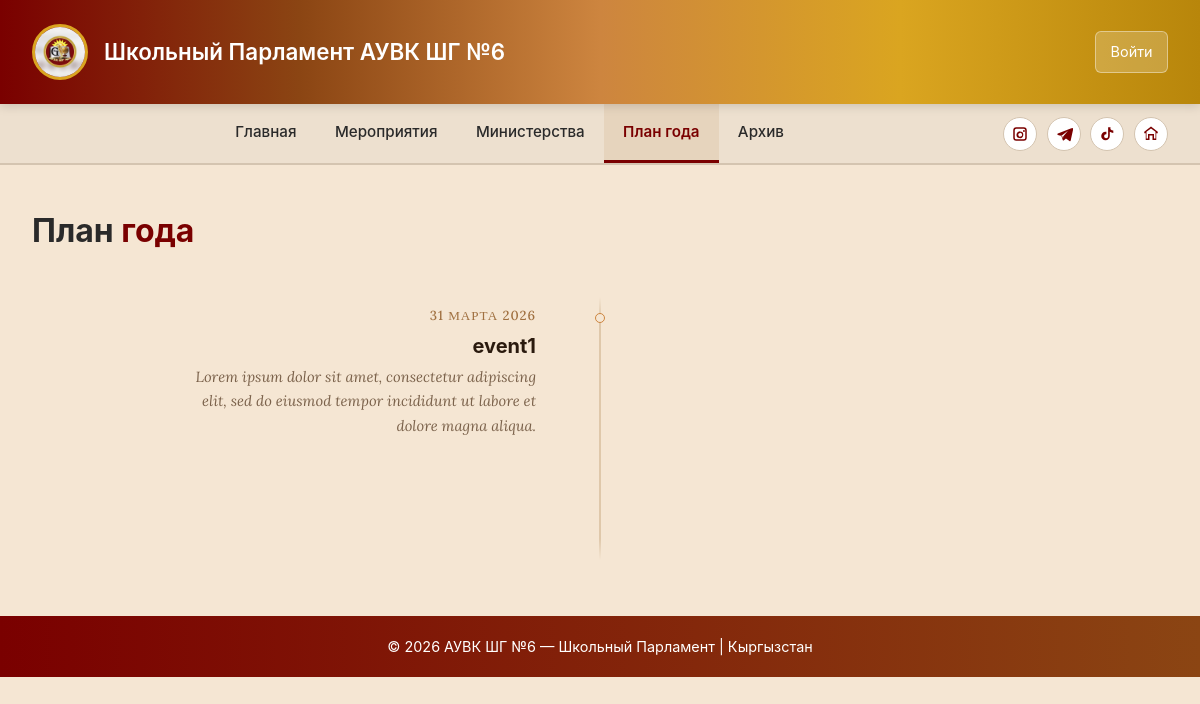
Before: /events/plan/ with the older database file.
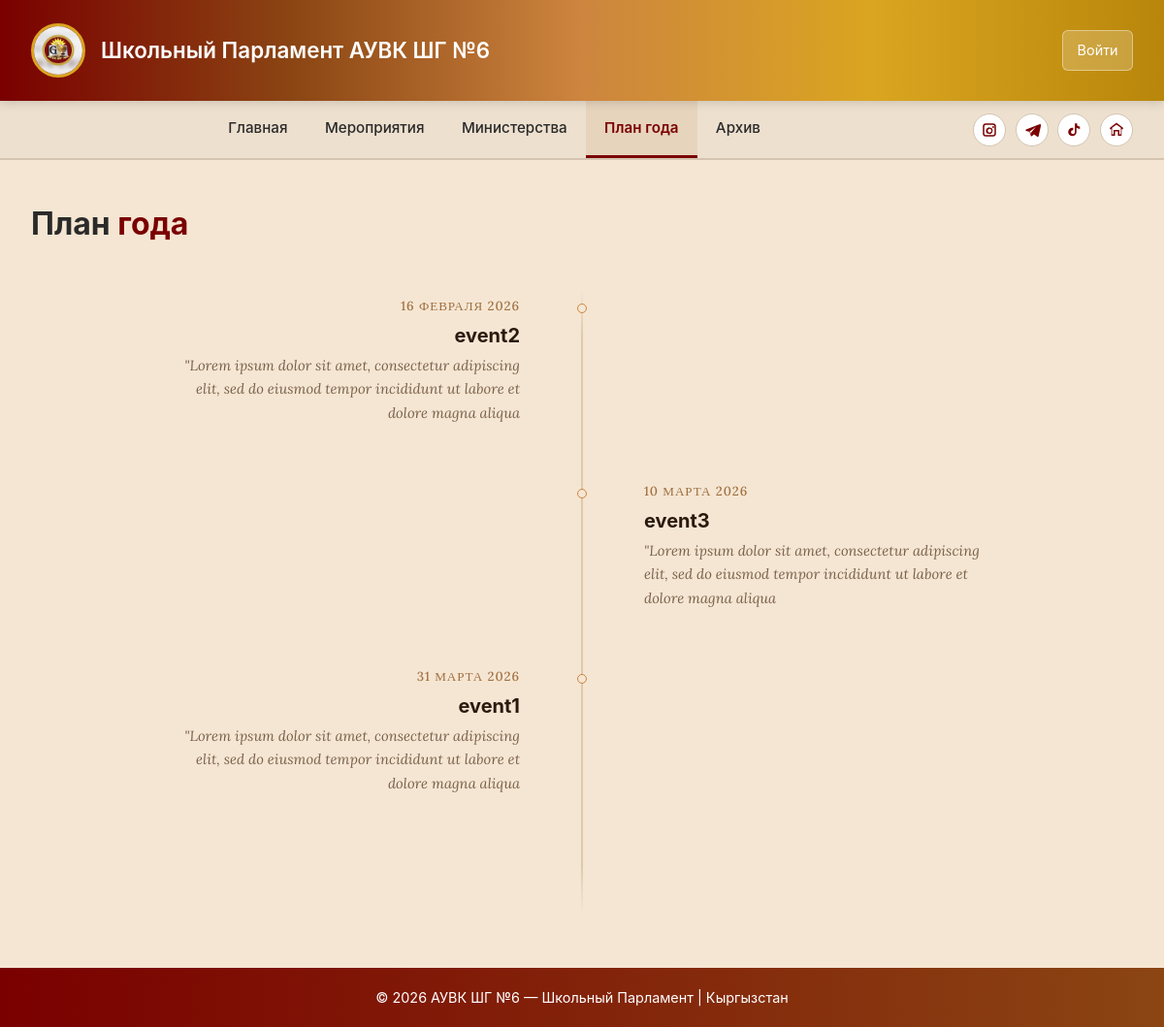
After: the same page with the newer database file.
### apps/events/models.py (models this page shows, shortened)
class YearPlan(models.Model):
    name = models.CharField(max_length=30,blank=False)
    description = models.TextField(blank=False)
    date = models.DateField(blank=False)
    created_at = models.DateTimeField(auto_now_add=True)
    class Meta:
        verbose_name = 'План года'
        verbose_name_plural = 'План года'

### apps/events/views.py (the view)
# urls.py: path("plan/", views.year_plan, name="year_plan"),
def year_plan(request):
    events = YearPlan.objects.all().order_by("date", "-created_at")
    return render(request, "events/year_plan.html", {"events": events})

### templates/events/year_plan.html (shortened to what this page needs)
{% extends "base_parlament.html" %}
{% block content %}
<div class="plain-heading">
    <h2>План <span>года</span></h2>
</div>
<div class="timeline">
    {% for event in events %}
    <div class="tl-item {% if forloop.counter|divisibleby:2 %}right{% else %}left{% endif %}">
        <div class="tl-dot"></div>
        <div class="tl-side">
            <div class="tl-date">{{ event.date|date:"d E Y"|default:"дата уточняется" }}</div>
            <span class="tl-name">{{ event.name }}</span>
            <p class="tl-desc">{{ event.description }}</p>
        </div>
    </div>
    {% empty %}
    <p class="tl-empty">План пока не заполнен.</p>
    {% endfor %}
</div>
{% endblock %}

Changed rows visible on the page:
added YearPlan: date "16 ФЕВРАЛЯ 2026", name "event2", description "\"Lorem ipsum dolor sit amet, consectetur adipiscing elit, sed do eiusmod tempor incididunt ut labore et dolore magna aliqua"
added YearPlan: date "10 МАРТА 2026", name "event3", description "\"Lorem ipsum dolor sit amet, consectetur adipiscing elit, sed do eiusmod tempor incididunt ut labore et dolore magna aliqua"
changed YearPlan "event1": description "Lorem ipsum dolor sit amet, consectetur adipiscing elit, sed do eiusmod tempor incididunt ut labore et dolore magna aliqua." → "\"Lorem ipsum dolor sit amet, consectetur adipiscing elit, sed do eiusmod tempor incididunt ut labore et dolore magna aliqua"
